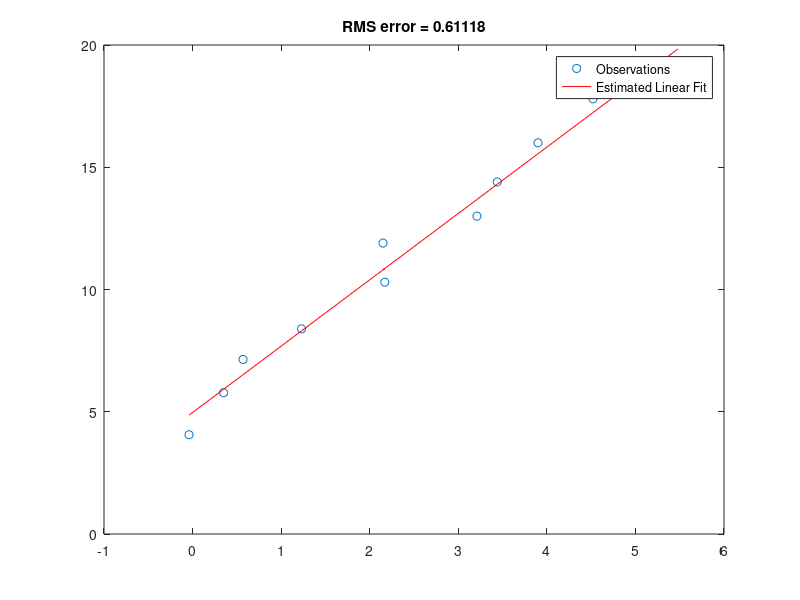

Recreate this plot in MATLAB.
% Read the data file pts_ex.mat
% First row:  x values
% Second row: y values (observed)
load pts_ex
N = length(pts);
% Make the design matrix, D, and observation vector, Y
D = [ones(N,1), pts(1,:)']
Y = pts(2,:)'   % The symbol ' transposes the matrix
                % This makes it a column vector
% Find Beta_est based on the equations
% Use the matrix equation to get all of the estimated y values
beta_est = (D'*D)^-1*(D'*Y)
Y_est = D*beta_est;
%% Plot the points as circles and the fitted line
plot(pts(1,:),pts(2,:),'o'), hold on
plot(pts(1,:),Y_est,'r')
legend('Observations','Estimated Linear Fit')
%% Calculate the RMS Error
% Notice that both Y and Y_est are column vectors.
err = Y-Y_est;
RMSE = (err'*err/N)^0.5
title(['RMS error = ', num2str(RMSE)])

